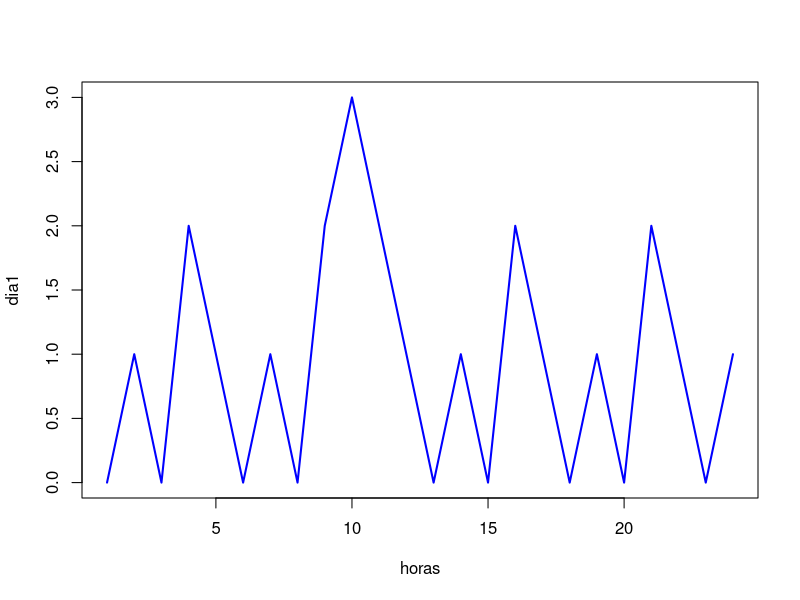
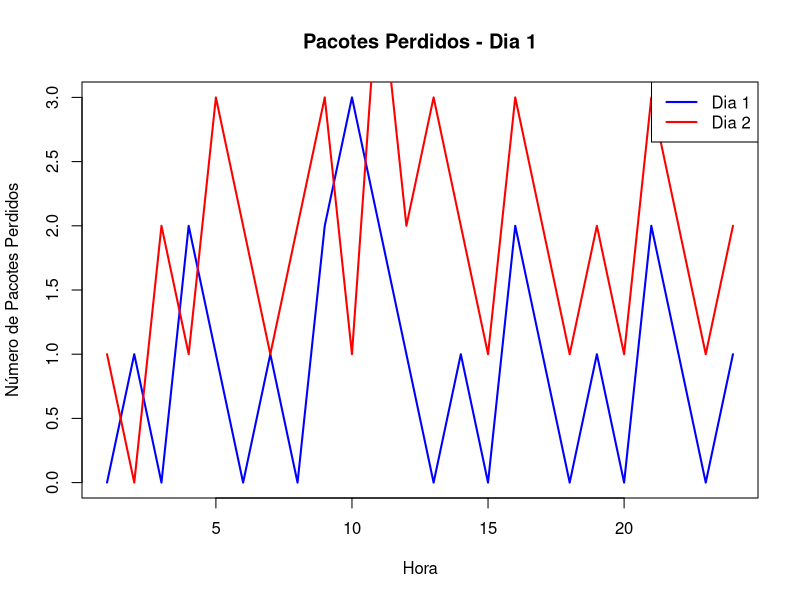
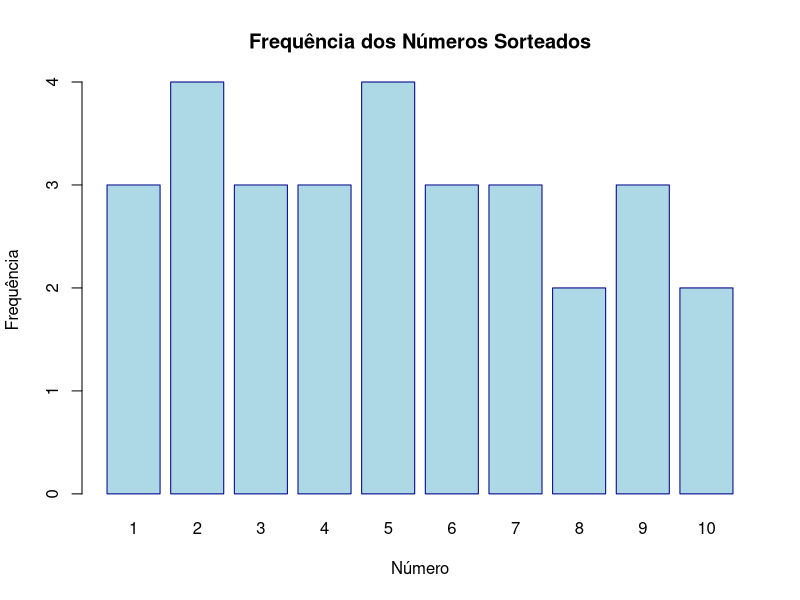
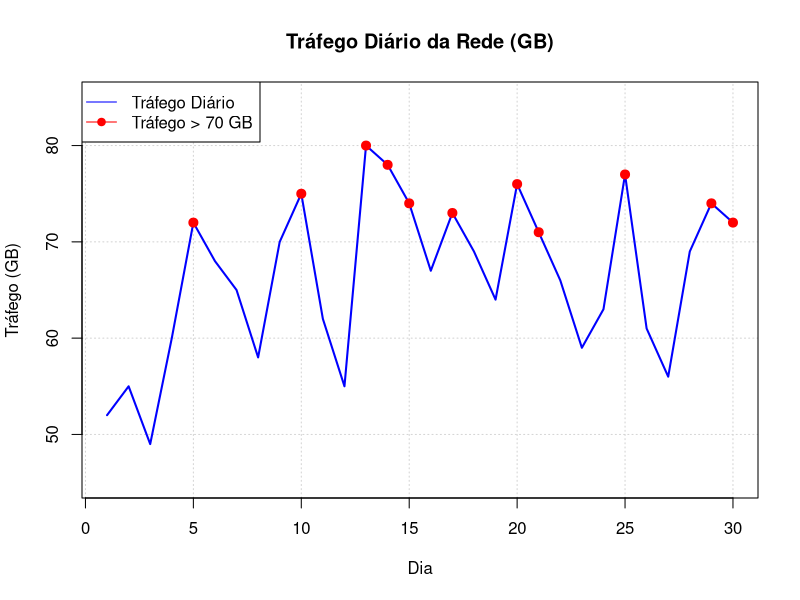
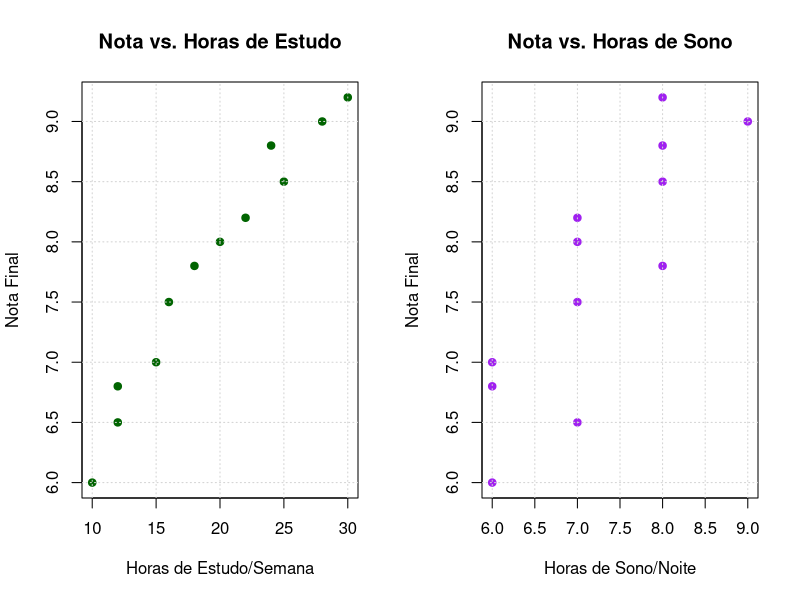

These charts were generated, in order, by the following R code: (Note: this script raises an error after producing the figures.)
# 01. Monitoramento de pacotes perdidos
# Criar vetores com dados
dia1 <- c(0,1,0,2,1,0,1,0,2,3,2,1,0,1,0,2,1,0,1,0,2,1,0,1)
dia2 <- c(1,0,2,1,3,2,1,2,3,1,4,2,3,2,1,3,2,1,2,1,3,2,1,2)
horas <- 1:24

# a) Gráfico de linha para Dia 1
plot(horas, dia1, 
     type = "l",           # tipo linha
     col = "blue",         # cor azul
     lwd = 2)             # espessura da linha

# b) Adicionar títulos
plot(horas, dia1,
     type = "l",
     col = "blue",
     lwd = 2,
     main = "Pacotes Perdidos - Dia 1",
     xlab = "Hora",
     ylab = "Número de Pacotes Perdidos")

# Adicionar linha do Dia 2 para comparação
lines(horas, dia2, 
      col = "red", 
      lwd = 2)

# Adicionar legenda
legend("topright",
       legend = c("Dia 1", "Dia 2"),
       col = c("blue", "red"),
       lwd = 2)

# c) Análise de estabilidade
cat("\nAnálise de estabilidade:\n")
cat("Dia 1 - Média:", mean(dia1), "Desvio padrão:", sd(dia1), "\n")
cat("Dia 2 - Média:", mean(dia2), "Desvio padrão:", sd(dia2), "\n")

# 02. Análise do jogo de apostas
# Criar vetor com resultados
resultados <- c(3,7,1,5,9,3,2,4,1,6,2,8,10,7,5,9,4,6,2,3,5,7,8,9,2,6,10,1,5,4)

# a) Calcular lucro líquido apostando no 5
apostas_5 <- resultados == 5  # TRUE para ganhos
ganhos <- sum(apostas_5) * 90    # R$90 por acerto
perdas <- sum(!apostas_5) * 10   # R$10 por erro
lucro <- ganhos - perdas

# b) Distribuição de frequência
freq <- table(resultados)

# c) Gráfico de barras
barplot(freq,
        main = "Frequência dos Números Sorteados",
        xlab = "Número",
        ylab = "Frequência",
        col = "lightblue",
        border = "darkblue")

# Mostrar resultados
cat("\nAnálise das apostas no número 5:\n")
cat("Número de acertos:", sum(apostas_5), "\n")
cat("Ganhos:", ganhos, "reais\n")
cat("Perdas:", perdas, "reais\n")
cat("Lucro líquido:", lucro, "reais\n")


# Dados de tráfego
trafego <- c(52, 55, 49, 60, 72, 68, 65, 58, 70, 75, 62, 55, 80, 78, 74, 67, 73, 69, 64, 76, 71, 66, 59, 63, 77, 61, 56, 69, 74, 72)
dias <- 1:30

# a) Gráfico de linha do tráfego diário
# Para salvar o gráfico, você pode usar png("trafego_diario.png") antes do plot
plot(dias, trafego, type = 'l', col = 'blue', lwd = 2,
     main = 'Tráfego Diário da Rede (GB)',
     xlab = 'Dia',
     ylab = 'Tráfego (GB)',
     ylim = c(45, 85),
     panel.first = grid())

# c) Marcar no gráfico os dias com tráfego > 70 GB
dias_acima_70 <- dias[trafego > 70]
trafego_acima_70 <- trafego[trafego > 70]
points(dias_acima_70, trafego_acima_70, col = 'red', pch = 19, cex = 1.2)

# Adicionar legenda para clareza
legend("topleft", legend = c("Tráfego Diário", "Tráfego > 70 GB"),
       col = c("blue", "red"), lty = 1, pch = c(NA, 19))

# b) Calcular média e desvio padrão
media_trafego <- mean(trafego)
desvio_padrao_trafego <- sd(trafego)

# Imprimir os resultados
print(paste("Média do tráfego:", round(media_trafego, 2), "GB"))
print(paste("Desvio Padrão do tráfego:", round(desvio_padrao_trafego, 2), "GB"))


# Dados dos estudantes
horas_estudo <- c(10, 12, 15, 18, 20, 22, 25, 28, 30, 12, 16, 24)
horas_sono <- c(6, 7, 6, 8, 7, 7, 8, 9, 8, 6, 7, 8)
nota_final <- c(6.0, 6.5, 7.0, 7.8, 8.0, 8.2, 8.5, 9.0, 9.2, 6.8, 7.5, 8.8)

# a) Gráficos de dispersão
# Configura o layout para mostrar dois gráficos lado a lado
par(mfrow = c(1, 2))

# Gráfico 1: Nota vs Estudo
plot(horas_estudo, nota_final, main = "Nota vs. Horas de Estudo",
     xlab = "Horas de Estudo/Semana", ylab = "Nota Final", pch = 19, col = "darkgreen")
grid()

# Gráfico 2: Nota vs Sono
plot(horas_sono, nota_final, main = "Nota vs. Horas de Sono",
     xlab = "Horas de Sono/Noite", ylab = "Nota Final", pch = 19, col = "purple")
grid()

# b) Estatísticas descritivas
# Criar um data frame para facilitar a análise
dados_estudantes <- data.frame(
  "Horas de Estudo" = horas_estudo,
  "Horas de Sono" = horas_sono,
  "Nota Final" = nota_final
)

# A função summary() já fornece a maioria das estatísticas
summary(dados_estudantes)

# Para adicionar o desvio padrão
desvios_padrao <- sapply(dados_estudantes, sd)
print("Desvios Padrão:")
print(desvios_padrao)

# Dados das notas
matematica <- c(68, 75, 80, 90, 55, 72, 88, 94, 60, 70, 82, 77, 85, 91, 66, 73, 79, 87, 65, 78, 92, 84, 69, 71, 76, 81, 74, 89, 63, 67, 70, 83, 95, 61, 68, 72, 86, 90, 64, 75, 79, 88, 82, 69, 71, 85, 93, 77, 80, 74)
programacao <- c(78, 82, 85, 91, 70, 80, 88, 94, 72, 79, 84, 81, 89, 92, 75, 78, 83, 90, 74, 82, 93, 87, 76, 77, 85, 86, 79, 91, 73, 75, 78, 84, 95, 72, 80, 82, 88, 90, 74, 81, 85, 89, 83, 77, 79, 87, 92, 80, 84, 78)

# a) Calcular estatísticas
estatisticas <- data.frame(
  Metrica = c("Média", "Mediana", "Desvio Padrão", "Variância"),
  Matematica = c(mean(matematica), median(matematica), sd(matematica), var(matematica)),
  Programacao = c(mean(programacao), median(programacao), sd(programacao), var(programacao))
)
print(estatisticas)

# b) Gráfico de dispersão
plot(matematica, programacao,
     main = "Notas de Programação vs. Matemática",
     xlab = "Notas de Matemática",
     ylab = "Notas de Programação",
     pch = 19, col = alpha("blue", 0.6))
grid()

# c) Adicionar linha de regressão
abline(lm(programacao ~ matematica), col = "red", lwd = 2)

# d) Histogramas
par(mfrow = c(1, 2)) # Layout para 2 gráficos

hist(matematica, main = "Distribuição - Matemática",
     xlab = "Notas", ylab = "Frequência", col = "skyblue", border = "black")

hist(programacao, main = "Distribuição - Programação",
     xlab = "Notas", ylab = "Frequência", col = "salmon", border = "black")

